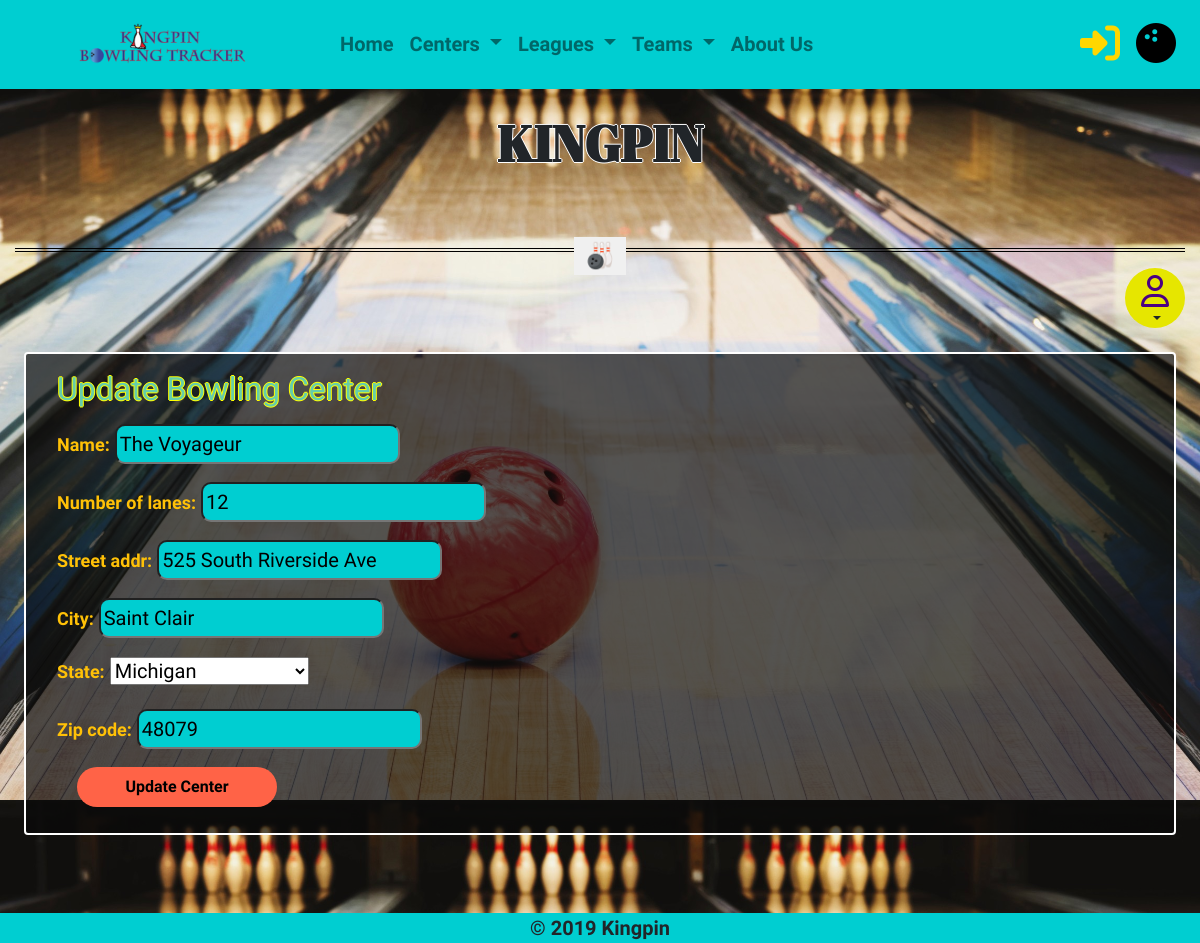
Page /kpbt/The Voyageur/manage/update-center on the committed database.
### kptracker_serv/kpbt/centers/models.py (models this page shows, shortened)
class BowlingCenter(models.Model):
	name = models.CharField(max_length = 64, unique=True)
	num_lanes = models.IntegerField(default=0, verbose_name='number of lanes')
	manager= models.OneToOneField(User, on_delete=models.SET_NULL, null=True,
		related_name='center_managed', verbose_name=('manager'))

class CenterAddress(models.Model):
	STATES = (
		('AL', 'Alabama'),
		('AK', 'Alaska'),
		('AZ', 'Arizona'),
		('AR', 'Arkansas'),
		('CA', 'California'),
		('CO', 'Colorado'),
		('CT', 'Conneticut'),
		('DE', 'Deleware'),
		('DC', 'District of Columbia'),
		('FL', 'Florida'),
		('GA', 'Georgia'),
		('HA', 'Hawaii'),
		('ID', 'Idaho'),
		('IL', 'Illinois'),
		('IN', 'Indiana'),
		('IA', 'Iowa'),
		('KS', 'Kansas'),
		('KY', 'Kentucky'),
		('LA', 'Louisiana'),
		('ME', 'Maine'),
		('MD', 'Maryland'),
		('MA', 'Massachusetts'),
		('MI', 'Michigan'),
		('MN', 'Minnesota'),
		('MS', 'Mississippi'),
		('MO', 'Missouri'),
		('MT', 'Montana'),
		('NE', 'Nebraska'),
		('NV', 'Nevada'),
		('NH', 'New Hampshire'),
		('NJ', 'New Jersey'),
		('NM', 'New Mexico'),
		('NY', 'New York'),
		('NC', 'North Carolina'),
		('ND', 'North Dakota'),
		('OH', 'Ohio'),
		('OK', 'Oklahoma'),
		('OR', 'Oregon'),
		('PA', 'Pennsylvania'),
		('RI', 'Rhode Island'),
		('SC', 'South Carolina'),
		('SD', 'South Dakota'),
		('TN', 'Tennessee'),
		('TX', 'Texas'),
		('UT', 'Utah'),
		('VT', 'Vermont'),
		('VA', 'Virginia'),
		('WA', 'Washington'),
		('WV', 'West Virgina'),
		('WI', 'Wisconsin'),
		('WY', 'Wyoming'),
	)
	bowling_center = models.OneToOneField(BowlingCenter, on_delete=models.CASCADE)
	street_addr = models.CharField(max_length=64)
	city = models.CharField(max_length=64)
	state = models.CharField(max_length=2, choices=STATES)
	zip_code = models.CharField(max_length=10)

### kptracker_serv/kpbt/centers/views.py (the view)
# urls.py: path('update-center', views.update_center, name='update-center'),
def update_center(request, center_name=""):
	center = get_object_or_404(BowlingCenter, name=center_name)
	address = get_object_or_404(CenterAddress, bowling_center = center)
	if request.method == 'POST':
		update_center_form = UpdateCenterForm(request.POST, instance=center)
		update_address_form = UpdateAddressForm(request.POST, instance=address)
		if update_center_form.is_valid() and update_address_form.is_valid():
			update_center_form.save()
			update_address_form.save()
			return redirect('center-management-home', center.name)
	else:
		update_center_form = UpdateCenterForm(instance=center)
		update_address_form = UpdateAddressForm(instance=address)
	return render(request, 'centers/manage/update_center.html', {'center' : center, 'update_center_form' : update_center_form, 'update_address_form' : update_address_form})

### kptracker_serv/kpbt/centers/forms.py
class UpdateCenterForm(forms.ModelForm):
	class Meta:
		model = BowlingCenter
		exclude = ['manager']
		fields = ('__all__')

class UpdateAddressForm(forms.ModelForm):
	class Meta:
		model = CenterAddress
		exclude = ['bowling_center']
		fields = ('__all__')

### kptracker_serv/templates/kpbt/centers/manage/update_center.html (shortened to what this page needs)
{% extends 'index.html' %}
{% block page_content %}
<div class="container-fluid">
<div class="row">
<div class="col-md-12">
<header>
  <h2 class="form-head mb-3">Update Bowling Center</h2>
</header>
<form method="post">
    {{ update_center_form.as_p }}
    {{ update_address_form.as_p }}
    <button type="submit" class="btn btn-univ">Update Center</button>
</form>
</div>
</div>
</div>
{% endblock %}

### kptracker_serv/kpbt/static/css/styles.css (style rules this page uses)
html, body { height: 100%; }
body { font-family: 'Arimo', sans-serif; margin: 0; padding: 0; font-size: 1.25rem; line-height: 1.5; background: #3ab59c; background: url("../images/bowling_ball_down_lane-bg.jpg") 25% 25%; background-size: cover; }
header, section, footer, aside, nav, main, article, figure { display: block; }
input { border-radius: 10px; background-color: #00CED1; padding: 3px; }
.btn-univ { display: block; width: 200px; height: 40px; padding: 0; margin: 10px 20px 10px; font-weight: 700; color: #000; background-color: #ff6347; border: none; border-radius: 20px; transition: .10s ease-in-out; -webkit-user-select:none; -moz-user-select:none; -ms-user-select:none; user-select:none; }
label, p a:hover { -webkit-cursor: pointer; cursor: pointer; }
label { font-weight: bolder; font-size: 1.125rem; color: #ffc107; }
.form-head { color: #66CDAA; text-shadow: -1px 0 #FFFF00, 0 1px #FFFF00, 1px 0 #FFFF00, 0 -1px #FFFF00; }

### rows in the picture
BowlingCenter: name "The Voyageur", num_lanes "12"
CenterAddress: street_addr "525 South Riverside Ave", city "Saint Clair", state "Michigan", zip_code "48079"
